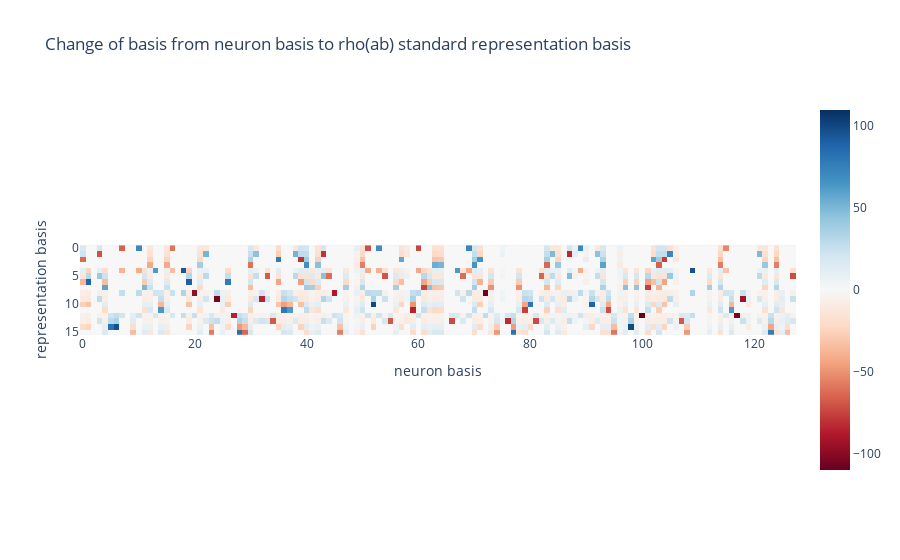
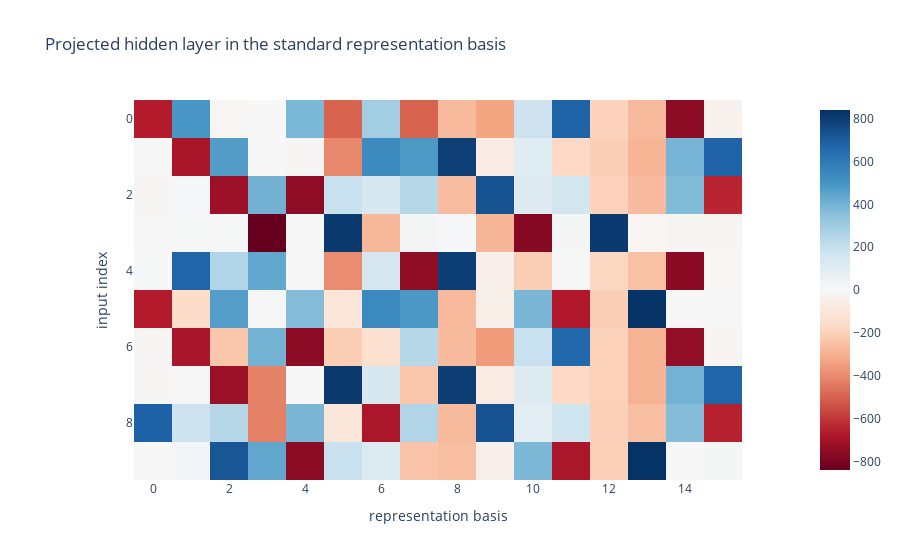

These figures' notebook cell, in order:
### Code cell
# do this orthogonally

def projection_matrix_general(B):
    """Compute the projection matrix onto the space spanned by the columns of `B`
    Args:
        B: ndarray of dimension (D, M), the basis for the subspace
    
    Returns:
        P: the projection matrix
    """
    P = B @ (B.T @ B).inverse() @ B.T
    return P

hidden = activations['hidden'].reshape(group.order*group.order, -1)
hidden_to_reps_proj_orth = {}
coefs = {}

for rep_name in key_reps:
    hidden_reps_xy = group.irreps[rep_name].hidden_reps_xy_orth


    P = projection_matrix_general(hidden_reps_xy)
    hidden_xy = P @ hidden

    hidden_to_reps_proj_orth[rep_name] = hidden_reps_xy.T @ hidden_xy

    imshow(hidden_to_reps_proj_orth[rep_name], title=f'Change of basis from neuron basis to rho(ab) {rep_name} representation basis', input2='neuron basis', input1='representation basis', save=f'{save_dir}/hidden_to_{rep_name}_orth_rep_change_of_basis.png')

    hidden_in_rep = hidden_xy @ hidden_to_reps_proj_orth[rep_name].T

    theoretical_reps = hidden_reps_xy.reshape(group.order*group.order, -1)
    imshow(hidden_in_rep[:10], title=f'Projected hidden layer in the {rep_name} representation basis', input2='representation basis', input1='input index')
    imshow(theoretical_reps[:10], title=f'rho(ab) in {rep_name}', input2='representation basis', input1='input index')

    sim = F.cosine_similarity(hidden_in_rep.flatten(), theoretical_reps.flatten(), dim=0)
    print(f'Cosine similarity between hidden layer and theoretical representations: {sim}')

    # get the coef
    coef = (hidden_in_rep.norm() / theoretical_reps.norm())
    coefs[rep_name] = coef

### Figure 1 — Plotly figure (JSON) as saved in the notebook; plotly's stock layout.template omitted (floating-point values rounded to 4 significant figures; data arrays with more than 128 entries replaced by an {"elided": "..."} marker saying what was removed)
{"data": [{"coloraxis": "coloraxis", "hovertemplate": "neuron basis: %{x}<br>representation basis: %{y}<br>color: %{z}<extra></extra>", "name": "0", "type": "heatmap", "xaxis": "x", "yaxis": "y", "z": {"elided": "16x128 float values"}}], "layout": {"coloraxis": {"cmid": 0, "colorscale": [[0, "rgb(103,0,31)"], [0.1, "rgb(178,24,43)"], [0.2, "rgb(214,96,77)"], [0.3, "rgb(244,165,130)"], [0.4, "rgb(253,219,199)"], [0.5, "rgb(247,247,247)"], [0.6, "rgb(209,229,240)"], [0.7, "rgb(146,197,222)"], [0.8, "rgb(67,147,195)"], [0.9, "rgb(33,102,172)"], [1, "rgb(5,48,97)"]]}, "title": {"text": "Change of basis from neuron basis to rho(ab) standard representation basis"}, "xaxis": {"anchor": "y", "constrain": "domain", "domain": [0, 1], "scaleanchor": "y", "title": {"text": "neuron basis"}}, "yaxis": {"anchor": "x", "autorange": "reversed", "constrain": "domain", "domain": [0, 1], "title": {"text": "representation basis"}}}}

### Figure 2 — Plotly figure (JSON) as saved in the notebook; plotly's stock layout.template omitted (floating-point values rounded to 4 significant figures; data arrays with more than 128 entries replaced by an {"elided": "..."} marker saying what was removed)
{"data": [{"coloraxis": "coloraxis", "hovertemplate": "representation basis: %{x}<br>input index: %{y}<br>color: %{z}<extra></extra>", "name": "0", "type": "heatmap", "xaxis": "x", "yaxis": "y", "z": {"elided": "10x16 float values"}}], "layout": {"coloraxis": {"cmid": 0, "colorscale": [[0, "rgb(103,0,31)"], [0.1, "rgb(178,24,43)"], [0.2, "rgb(214,96,77)"], [0.3, "rgb(244,165,130)"], [0.4, "rgb(253,219,199)"], [0.5, "rgb(247,247,247)"], [0.6, "rgb(209,229,240)"], [0.7, "rgb(146,197,222)"], [0.8, "rgb(67,147,195)"], [0.9, "rgb(33,102,172)"], [1, "rgb(5,48,97)"]]}, "title": {"text": "Projected hidden layer in the standard representation basis"}, "xaxis": {"anchor": "y", "constrain": "domain", "domain": [0, 1], "scaleanchor": "y", "title": {"text": "representation basis"}}, "yaxis": {"anchor": "x", "autorange": "reversed", "constrain": "domain", "domain": [0, 1], "title": {"text": "input index"}}}}
